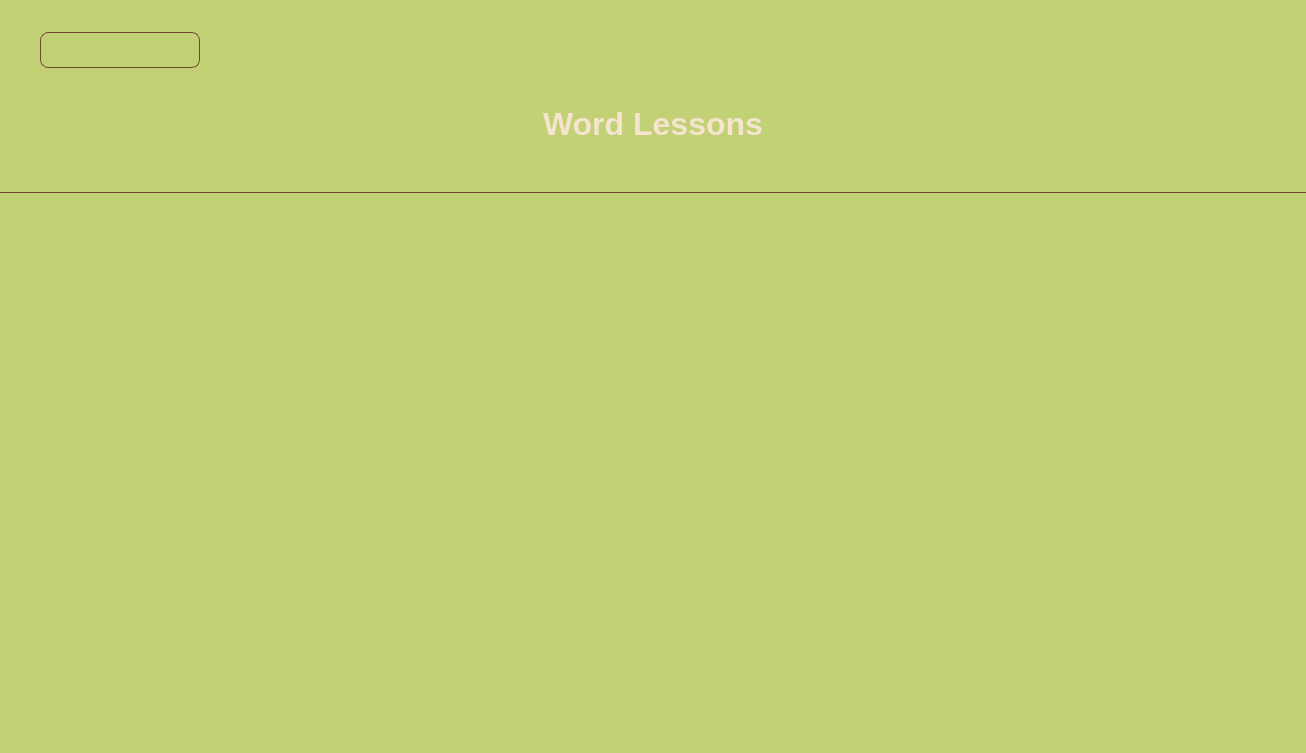
<?xml version="1.0" encoding="UTF-8"?>
<ui version="4.0">
 <class>WordMenu</class>
 <widget class="QWidget" name="WordMenu">
  <property name="geometry">
   <rect><x>0</x><y>0</y><width>1306</width><height>753</height></rect>
  </property>
  <property name="windowTitle"><string>Word Lessons</string></property>
  <property name="styleSheet">
   <string notr="true">
QWidget#WordMenu {
    background-color: #C2D076;
}
QLabel#titleLabel {
    color: #F5E5CF;
    font-size: 32px;
    font-weight: 800;
    background: transparent;
}
QLabel#subtitleLabel {
    color: #C2D076;
    font-size: 14px;
    letter-spacing: 1px;
    background: transparent;
}
QLabel#divider {
    background-color: #704833;
}
QPushButton#backBtn {
    background-color: transparent;
    color: #C2D076;
    font-size: 13px;
    font-weight: 500;
    border: 1px solid #704833;
    border-radius: 8px;
    padding: 8px 18px;
}
QPushButton#backBtn:hover {
    color: #F5E5CF;
    border-color: #C2D076;
}
QScrollArea#scrollArea {
    border: none;
    background: transparent;
}
QWidget#scrollContents {
    background: transparent;
}
   </string>
  </property>

  <widget class="QPushButton" name="backBtn">
   <property name="geometry"><rect><x>40</x><y>32</y><width>160</width><height>36</height></rect></property>
   <property name="text"><string>← Back to Menu</string></property>
  </widget>

  <widget class="QLabel" name="titleLabel">
   <property name="geometry"><rect><x>0</x><y>100</y><width>1306</width><height>48</height></rect></property>
   <property name="alignment"><set>Qt::AlignHCenter|Qt::AlignVCenter</set></property>
   <property name="text"><string>Word Lessons</string></property>
  </widget>

  <widget class="QLabel" name="subtitleLabel">
   <property name="geometry"><rect><x>0</x><y>154</y><width>1306</width><height>26</height></rect></property>
   <property name="alignment"><set>Qt::AlignHCenter|Qt::AlignVCenter</set></property>
   <property name="text"><string>Choose a category to practice</string></property>
  </widget>

  <widget class="QLabel" name="divider">
   <property name="geometry"><rect><x>0</x><y>192</y><width>1306</width><height>1</height></rect></property>
   <property name="text"><string></string></property>
  </widget>

  <widget class="QScrollArea" name="scrollArea">
   <property name="geometry"><rect><x>0</x><y>200</y><width>1306</width><height>540</height></rect></property>
   <property name="widgetResizable"><bool>true</bool></property>
   <property name="horizontalScrollBarPolicy"><enum>Qt::ScrollBarAlwaysOff</enum></property>
   <widget class="QWidget" name="scrollContents">
    <property name="geometry">
     <rect><x>0</x><y>0</y><width>1306</width><height>540</height></rect>
    </property>
   </widget>
  </widget>

 </widget>
 <resources/>
 <connections/>
</ui>
